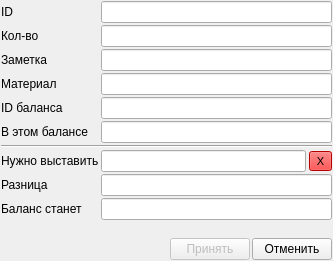
<?xml version="1.0" encoding="UTF-8"?>
<ui version="4.0">
 <class>Dialog</class>
 <widget class="QDialog" name="Dialog">
  <property name="geometry">
   <rect>
    <x>0</x>
    <y>0</y>
    <width>333</width>
    <height>261</height>
   </rect>
  </property>
  <property name="windowTitle">
   <string>Изменение транзакции</string>
  </property>
  <layout class="QGridLayout" name="gridLayout">
   <property name="leftMargin">
    <number>1</number>
   </property>
   <property name="topMargin">
    <number>1</number>
   </property>
   <property name="rightMargin">
    <number>1</number>
   </property>
   <property name="bottomMargin">
    <number>1</number>
   </property>
   <property name="spacing">
    <number>2</number>
   </property>
   <item row="2" column="0">
    <layout class="QHBoxLayout" name="horizontalLayout_2">
     <property name="spacing">
      <number>2</number>
     </property>
     <item>
      <spacer name="horizontalSpacer">
       <property name="orientation">
        <enum>Qt::Horizontal</enum>
       </property>
       <property name="sizeHint" stdset="0">
        <size>
         <width>40</width>
         <height>20</height>
        </size>
       </property>
      </spacer>
     </item>
     <item>
      <widget class="QPushButton" name="pb_acc">
       <property name="enabled">
        <bool>false</bool>
       </property>
       <property name="text">
        <string>Принять</string>
       </property>
      </widget>
     </item>
     <item>
      <widget class="QPushButton" name="pushButton_2">
       <property name="text">
        <string>Отменить</string>
       </property>
      </widget>
     </item>
    </layout>
   </item>
   <item row="0" column="0">
    <layout class="QFormLayout" name="formLayout">
     <property name="horizontalSpacing">
      <number>2</number>
     </property>
     <property name="verticalSpacing">
      <number>2</number>
     </property>
     <item row="0" column="0">
      <widget class="QLabel" name="label">
       <property name="text">
        <string>ID</string>
       </property>
      </widget>
     </item>
     <item row="0" column="1">
      <widget class="QLineEdit" name="le_id">
       <property name="readOnly">
        <bool>true</bool>
       </property>
      </widget>
     </item>
     <item row="1" column="0">
      <widget class="QLabel" name="label_2">
       <property name="text">
        <string>Кол-во</string>
       </property>
      </widget>
     </item>
     <item row="1" column="1">
      <widget class="QLineEdit" name="le_balance">
       <property name="readOnly">
        <bool>true</bool>
       </property>
      </widget>
     </item>
     <item row="2" column="0">
      <widget class="QLabel" name="label_3">
       <property name="text">
        <string>Заметка</string>
       </property>
      </widget>
     </item>
     <item row="2" column="1">
      <widget class="QLineEdit" name="le_note">
       <property name="font">
        <font>
         <pointsize>7</pointsize>
        </font>
       </property>
       <property name="readOnly">
        <bool>true</bool>
       </property>
      </widget>
     </item>
     <item row="4" column="0">
      <widget class="QLabel" name="label_4">
       <property name="text">
        <string>ID баланса</string>
       </property>
      </widget>
     </item>
     <item row="4" column="1">
      <widget class="QLineEdit" name="le_id_balance">
       <property name="readOnly">
        <bool>true</bool>
       </property>
      </widget>
     </item>
     <item row="5" column="0">
      <widget class="QLabel" name="label_5">
       <property name="text">
        <string>В этом балансе</string>
       </property>
      </widget>
     </item>
     <item row="5" column="1">
      <widget class="QLineEdit" name="le_value_balance">
       <property name="readOnly">
        <bool>true</bool>
       </property>
      </widget>
     </item>
     <item row="7" column="0" colspan="2">
      <widget class="Line" name="line">
       <property name="orientation">
        <enum>Qt::Horizontal</enum>
       </property>
      </widget>
     </item>
     <item row="8" column="0">
      <widget class="QLabel" name="label_6">
       <property name="text">
        <string>Нужно выставить</string>
       </property>
      </widget>
     </item>
     <item row="8" column="1">
      <layout class="QHBoxLayout" name="horizontalLayout">
       <property name="spacing">
        <number>3</number>
       </property>
       <item>
        <widget class="QLineEdit" name="le_need_transaction"/>
       </item>
       <item>
        <widget class="QToolButton" name="toolButton">
         <property name="font">
          <font>
           <pointsize>8</pointsize>
          </font>
         </property>
         <property name="styleSheet">
          <string notr="true">background-color: rgb(255, 0, 0);</string>
         </property>
         <property name="text">
          <string>X</string>
         </property>
        </widget>
       </item>
      </layout>
     </item>
     <item row="9" column="0">
      <widget class="QLabel" name="label_7">
       <property name="text">
        <string>Разница</string>
       </property>
      </widget>
     </item>
     <item row="9" column="1">
      <widget class="QLineEdit" name="le_res">
       <property name="readOnly">
        <bool>true</bool>
       </property>
      </widget>
     </item>
     <item row="3" column="0">
      <widget class="QLabel" name="label_8">
       <property name="text">
        <string>Материал</string>
       </property>
      </widget>
     </item>
     <item row="3" column="1">
      <widget class="QLineEdit" name="le_material">
       <property name="readOnly">
        <bool>true</bool>
       </property>
      </widget>
     </item>
     <item row="10" column="0">
      <widget class="QLabel" name="label_9">
       <property name="text">
        <string>Баланс станет</string>
       </property>
      </widget>
     </item>
     <item row="10" column="1">
      <widget class="QLineEdit" name="le_new_balance_warehouse">
       <property name="readOnly">
        <bool>true</bool>
       </property>
      </widget>
     </item>
    </layout>
   </item>
   <item row="1" column="0">
    <spacer name="verticalSpacer">
     <property name="orientation">
      <enum>Qt::Vertical</enum>
     </property>
     <property name="sizeHint" stdset="0">
      <size>
       <width>20</width>
       <height>40</height>
      </size>
     </property>
    </spacer>
   </item>
  </layout>
 </widget>
 <resources/>
 <connections>
  <connection>
   <sender>le_need_transaction</sender>
   <signal>textEdited(QString)</signal>
   <receiver>Dialog</receiver>
   <slot>ui_calc()</slot>
   <hints>
    <hint type="sourcelabel">
     <x>109</x>
     <y>156</y>
    </hint>
    <hint type="destinationlabel">
     <x>-30</x>
     <y>153</y>
    </hint>
   </hints>
  </connection>
  <connection>
   <sender>pb_acc</sender>
   <signal>clicked()</signal>
   <receiver>Dialog</receiver>
   <slot>ui_acc()</slot>
   <hints>
    <hint type="sourcelabel">
     <x>217</x>
     <y>216</y>
    </hint>
    <hint type="destinationlabel">
     <x>226</x>
     <y>323</y>
    </hint>
   </hints>
  </connection>
  <connection>
   <sender>pushButton_2</sender>
   <signal>clicked()</signal>
   <receiver>Dialog</receiver>
   <slot>ui_can()</slot>
   <hints>
    <hint type="sourcelabel">
     <x>302</x>
     <y>226</y>
    </hint>
    <hint type="destinationlabel">
     <x>301</x>
     <y>290</y>
    </hint>
   </hints>
  </connection>
  <connection>
   <sender>toolButton</sender>
   <signal>clicked()</signal>
   <receiver>Dialog</receiver>
   <slot>ui_del()</slot>
   <hints>
    <hint type="sourcelabel">
     <x>320</x>
     <y>146</y>
    </hint>
    <hint type="destinationlabel">
     <x>384</x>
     <y>150</y>
    </hint>
   </hints>
  </connection>
 </connections>
 <slots>
  <slot>ui_calc()</slot>
  <slot>ui_acc()</slot>
  <slot>ui_can()</slot>
  <slot>ui_del()</slot>
 </slots>
</ui>
